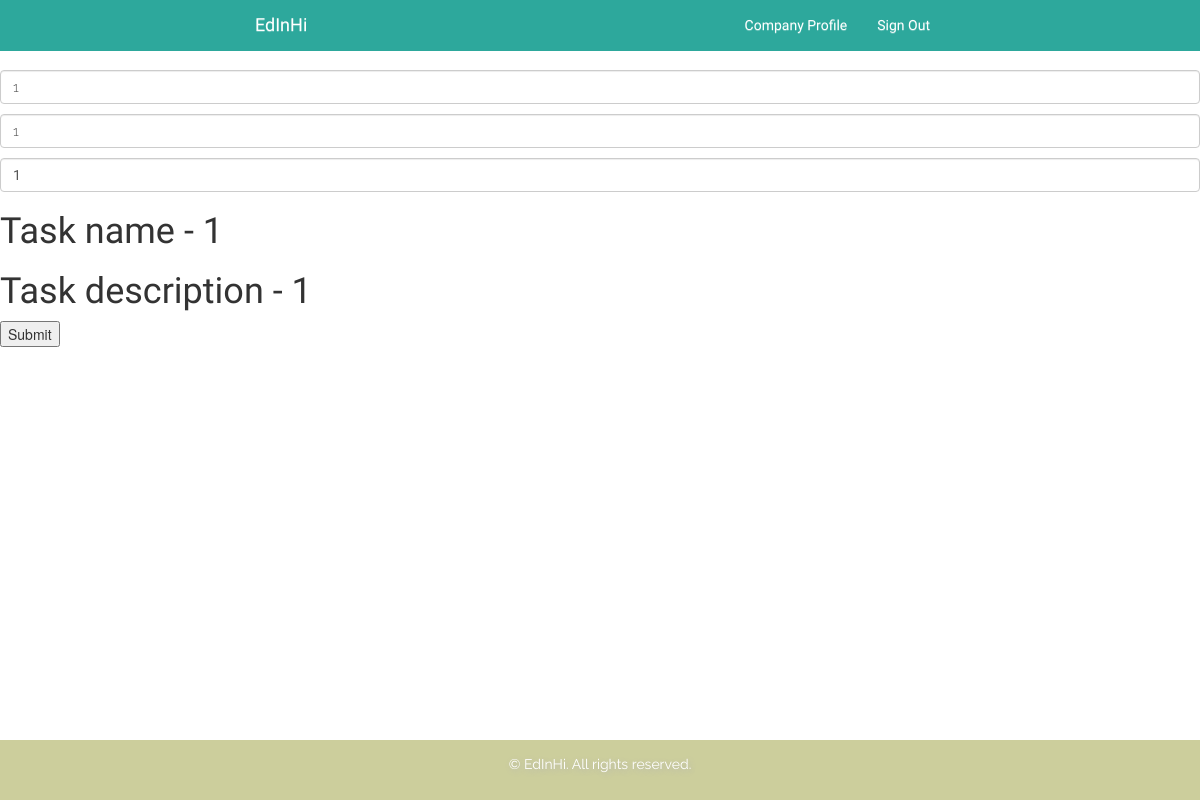
Page /company/edit_vacancy/3/ (signed in) on the committed database.
### company/models.py (models this page shows)
class Vacancy(models.Model):
    name = models.CharField(max_length=100)
    description = models.TextField()
    salary = models.CharField(max_length=100)
    required_skills = models.ManyToManyField(Skill, blank=True)
    task = models.ManyToManyField(CompanyTask, blank=True)
    wishlist = models.ForeignKey(WishList, blank=True, null=True)

### tasks/models.py (models this page shows)
class CompanyTask(models.Model):
    name = models.CharField(max_length=200)
    comment_to_task = models.TextField()
    description = models.TextField()
    contact_email = models.EmailField()
    phone = models.CharField(max_length=20, null=True, blank=True)
    pub_date = models.DateTimeField('date published', default = timezone.now)

### company/views.py (the view)
# urls.py: url(r'^edit_vacancy/(?P<pk>[0-9]+)/', views.company_edit_vacancy, name='company_edit_vacancy'),
@login_required
def company_edit_vacancy(request, pk):
    vacancy = get_object_or_404(Vacancy, pk=pk)
    form = VacancyForm(request.POST or None, instance=vacancy)
    if form.is_valid():
        form.name = request.POST['name']
        form.description = request.POST['description']
        form.salary = request.POST['salary']
        form.save()
        return redirect('/company')
    return render(request, 'company/company_edit_vacancy.html', {'form': form, 'vacancy': vacancy})

### company/forms.py
class VacancyForm(forms.ModelForm):
    class Meta:
        model = Vacancy
        fields = ("name", "description", "salary")

### company/templates/company/company_edit_vacancy.html (shortened to what this page needs)
{% extends 'main_app/base.html' %}
{% block content %}
    <br><br><br>
    <form method="POST">
        <h4>
            <input name="name" type="text" class="form-control" value="{{ vacancy.name }}">
        </h4>
        <h4>
            <input name="description" type="text" class="form-control" value="{{ vacancy.description }}">
        </h4>
        <h4>
            <input name="salary" type="number" class="form-control" value="{{ vacancy.salary }}">
        </h4>
        {% for each_task in vacancy.task.all %}
            <h1>Task name - {{ each_task.name }}</h1>
            <h1>Task description - {{ each_task.description }}</h1>
        {% endfor %}
        <input type="submit" value="Submit"/>
    </form>
{% endblock %}

### main_app/static/css/main.css (style rules this page uses)
html { position: relative; min-height: 100%; }
html h1, html h2, html h3, html h4, html h5, html h6 { font-family: 'Heebo', sans-serif; font-weight: 300; }
body { margin-bottom: 60px; }
input[type="text"] { font-family: 'Raleway', sans-serif; }

### rows in the picture
Vacancy: name "1", description "1", salary "1"
CompanyTask: name "1", description "1"
